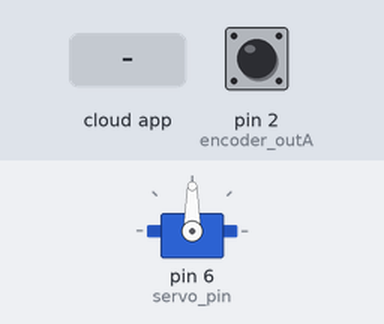
This sketch was run on a simulated Arduino Uno, built with avr-gcc and run on an emulated ATmega328P. Parts: servo. The inputs (shaded band) are chosen by the test bench; at power-on: pin 2 (encoder_outA) HIGH. The ROS host is connected and sends only what is stated.

Above: at 1.2 s.
1.3 s: the phone or cloud app sets servo_ctrl to 0
At 2.4 s:
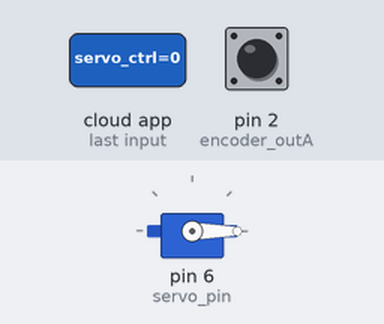
2.9 s: the phone or cloud app sets servo_ctrl to 45
At 3.7 s:
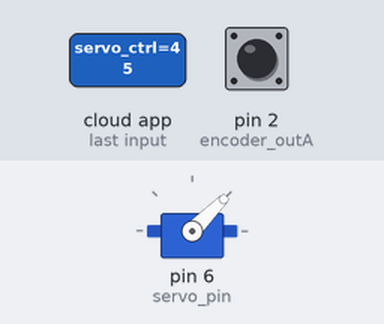
4.4 s: the phone or cloud app sets servo_ctrl to 180
At 4.9 s:
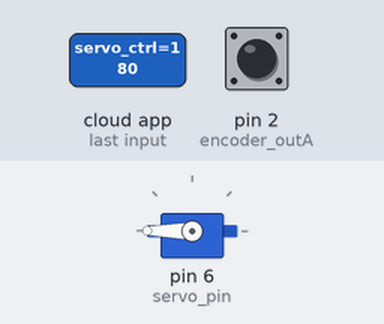
5.9 s: the phone or cloud app sets servo_ctrl to 90
At 6.7 s:
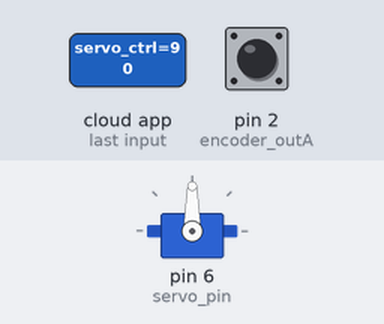
Timing chart, 0 to 8.4 s (numbered marks = the images above; inputs shaded):
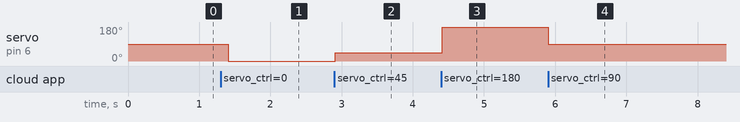

Measured:
- after the input at 1.3 s, servo on pin 6 (servo_pin): 90° → 0° after 0.11 s
- after the input at 2.9 s, servo on pin 6 (servo_pin): 0° → 45° at once
- after the input at 4.4 s, servo on pin 6 (servo_pin): 45° → 180° at once
- after the input at 5.9 s, servo on pin 6 (servo_pin): 180° → 90° at once

The sketch:

vehicle.ino
```cpp
// rosserial_arduino IDE setup reference : http://wiki.ros.org/rosserial_arduino/Tutorials/Arduino%20IDE%20Setup

#include <ros.h>
#include <ros/time.h>

#include <std_msgs/Int32.h>
#include <std_msgs/Float32.h>
#include <std_msgs/String.h>

#include <Servo.h>

// Servo Control Callback ////////////////////////
Servo rc_servo;

int servo_pin = 6;
int servo_pwm = 90;

void servo_ctrl_callback(const std_msgs::Int32& servo_ctrl_msg){

  servo_pwm = servo_ctrl_msg.data;
}
////////////////////////////////////////////////

// Encoder Interrupt & Velocity Calculation ////
const int encoder_outA = 2; // Phase A output
const int encoder_outB = 4; // Phase B output

String direction = "Unknown";

int encoder_count = 0;

double prev_time = 0;
double target_time = 0;

int encoder_target_val = 2600;
int one_revolution_encoder_count = 2600;
double wheel_radius = 0.0325;        // 0.0325[m]
double wheel_circumference = 2 * wheel_radius * 3.14; // [m]

double velocity = 0;

int wheel_flag = 0;

int count = 0;

void encoder_counter(){

  direction = (digitalRead(encoder_outB) == HIGH) ? "CW" : "CCW";

  encoder_count++;
}
////////////////////////////////////////////////

// DC Control Callback ////////////////////////
int dc_directionA = 13;
int dc_directionB = 12;
int dc_enable = 10;
int dc_pin = 11;

int prev_direction = 0;

void dc_direction_ctrl_callback(const std_msgs::Int32& dc_direction_ctrl_msg){

  if(dc_direction_ctrl_msg.data == 0){

    digitalWrite(dc_enable, LOW);
    digitalWrite(dc_directionA, LOW);
    digitalWrite(dc_directionB, LOW);

    encoder_count = 0;  // Reset encoder count as the vehicle stopped

    prev_direction = dc_direction_ctrl_msg.data;
  }
  else if(dc_direction_ctrl_msg.data == 1){

    digitalWrite(dc_enable, HIGH);
    digitalWrite(dc_directionA, LOW);
    digitalWrite(dc_directionB, HIGH);

    if(prev_direction != dc_direction_ctrl_msg.data){

      encoder_count = 0;  // Reset encoder count as the vehicle changed its wheel direction

      prev_direction = dc_direction_ctrl_msg.data;
    }
  }
  else if(dc_direction_ctrl_msg.data == 2){

    digitalWrite(dc_enable, HIGH);
    digitalWrite(dc_directionA, HIGH);
    digitalWrite(dc_directionB, LOW);

    if(prev_direction != dc_direction_ctrl_msg.data){

      encoder_count = 0;  // Reset encoder count as the vehicle changed its wheel direction

      prev_direction = dc_direction_ctrl_msg.data;
    }
  }
}

void dc_speed_ctrl_callback(const std_msgs::Int32& dc_speed_ctrl_msg){

  analogWrite(dc_pin, dc_speed_ctrl_msg.data);
}
///////////////////////////////////////////////

// ROS publisher & subscriber /////////////////////////////////
ros::NodeHandle nh;

std_msgs::Float32 encoder_sensor_msg;
ros::Publisher encoder_msg("wheel_velocity", &encoder_sensor_msg);

ros::Subscriber<std_msgs::Int32> servo_ctrl("servo_ctrl", &servo_ctrl_callback);

ros::Subscriber<std_msgs::Int32> dc_direction_ctrl("dc_direction_ctrl", dc_direction_ctrl_callback);
ros::Subscriber<std_msgs::Int32> dc_speed_ctrl("dc_speed_ctrl", dc_speed_ctrl_callback);
//////////////////////////////////////////////////

void setup() {

  nh.initNode();

  nh.getHardware()->setBaud(57600);

  nh.advertise(encoder_msg);

  nh.subscribe(servo_ctrl);
  nh.subscribe(dc_direction_ctrl);
  nh.subscribe(dc_speed_ctrl);

  pinMode(encoder_outB, INPUT);
  attachInterrupt(digitalPinToInterrupt(encoder_outA), encoder_counter, FALLING);

  rc_servo.attach(servo_pin);

  pinMode(dc_directionA, OUTPUT);
  pinMode(dc_directionB, OUTPUT);
  pinMode(dc_enable, OUTPUT);
  pinMode(dc_pin, OUTPUT);
  digitalWrite(dc_enable, HIGH);
  digitalWrite(dc_directionA, LOW);
  digitalWrite(dc_directionB, LOW);
  analogWrite(dc_pin, 0);

  prev_time = millis() * 0.001;
}

void loop() {

  if(count >= 15){

    target_time = millis() * 0.001;

    if((target_time - prev_time) == 0){

      velocity = 0;
    }
    else{

      velocity = (wheel_circumference * ((double)encoder_count / (double)one_revolution_encoder_count)) / (target_time - prev_time);
    }
    encoder_sensor_msg.data = velocity;
    encoder_msg.publish(&encoder_sensor_msg);

    encoder_count = 0;

    prev_time = target_time;

    count = 0;

    delay(100);
  }
  else{

    count++;
  }

  rc_servo.write(servo_pwm);
  delay(15);

  nh.spinOnce();
}
```
